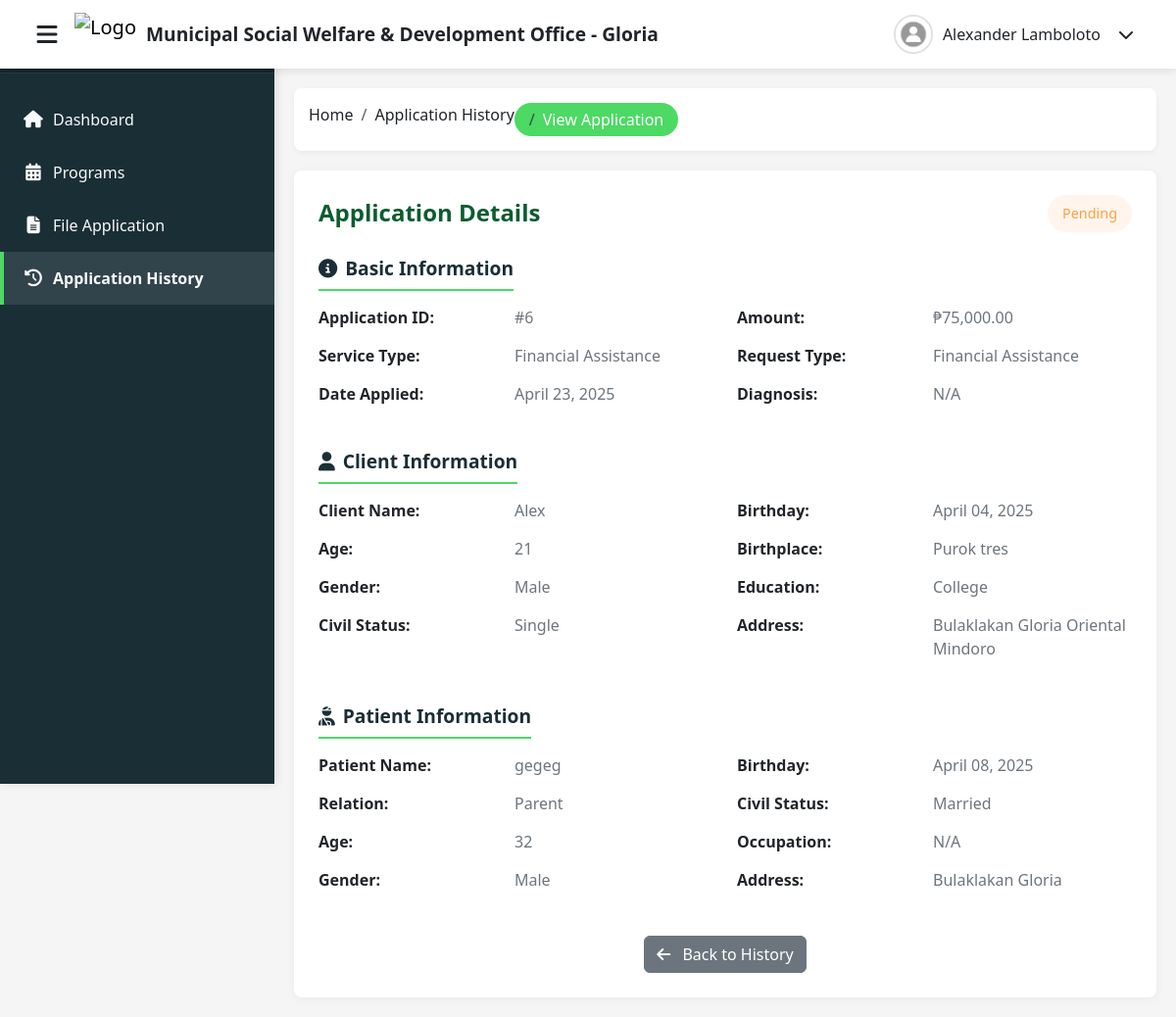
The page /view_user_application.php?id=6 (signed in) on the database its author committed.
### tables this page shows
CREATE TABLE `user_form` (
  `id` int(255) NOT NULL,
  `name` varchar(255) NOT NULL,
  `email` varchar(255) NOT NULL,
  `password` varchar(255) NOT NULL,
  `user_type` varchar(255) NOT NULL DEFAULT 'user'
);

CREATE TABLE `application_requests` (
  `id` int(11) NOT NULL,
  `user_id` int(11) NOT NULL,
  `request_purpose` varchar(100) NOT NULL,
  `client_name` varchar(255) NOT NULL,
  `client_age` int(3) NOT NULL,
  `client_gender` varchar(20) NOT NULL,
  `client_civil_status` varchar(50) NOT NULL,
  `client_birthday` date NOT NULL,
  `client_birthplace` varchar(255) NOT NULL,
  `client_education` varchar(100) NOT NULL,
  `client_address` text NOT NULL,
  `application_date` date NOT NULL,
  `request_type` varchar(100) NOT NULL,
  `patient_name` varchar(255) DEFAULT NULL,
  `relation_to_patient` varchar(50) DEFAULT NULL,
  `relation_other` varchar(100) DEFAULT NULL,
  `patient_birthday` date DEFAULT NULL,
  `patient_age` int(3) DEFAULT NULL,
  `patient_gender` varchar(20) DEFAULT NULL,
  `patient_civil_status` varchar(50) DEFAULT NULL,
  `patient_birthplace` varchar(255) DEFAULT NULL,
  `patient_education` varchar(100) DEFAULT NULL,
  `patient_occupation` varchar(255) DEFAULT NULL,
  `patient_religion` varchar(100) DEFAULT NULL,
  `patient_address` text DEFAULT NULL,
  `same_as_client_address` tinyint(1) DEFAULT 0,
  `amount` decimal(10,2) DEFAULT NULL,
  `diagnosis` text DEFAULT NULL,
  `id_type` varchar(100) DEFAULT NULL,
  `id_file_path` varchar(255) DEFAULT NULL,
  `status` varchar(50) DEFAULT 'Pending',
  `created_at` timestamp NOT NULL DEFAULT current_timestamp(),
  `updated_at` timestamp NOT NULL DEFAULT current_timestamp() ON UPDATE current_timestamp(),
  `viewed` tinyint(1) NOT NULL DEFAULT 0
);

### view_user_application.php (the view, shortened to what this page needs)
<?php
@include 'config.php';
$user_id = $_SESSION['user_id'];
$user_name = isset($_SESSION['user_name']) ? $_SESSION['user_name'] : "Unknown User";
try {
    $sql = "SELECT name FROM user_form WHERE id = ?";
    $stmt = $conn->prepare($sql);
    $stmt->bind_param("i", $user_id);
    $stmt->execute();
    $result = $stmt->get_result();
    if ($row = $result->fetch_assoc()) {
        $user_name = $row['name'];
    }
} catch (Exception $e) {
}
$application_id = $_GET['id'];
$application = null;
try {
    $sql = "SELECT * FROM application_requests WHERE id = ? AND user_id = ?";
    $stmt = $conn->prepare($sql);
    $stmt->bind_param("ii", $application_id, $user_id);
    $stmt->execute();
    $result = $stmt->get_result();
    if ($result->num_rows > 0) {
        $application = $result->fetch_assoc();
    } else {
        header('location:application_history.php');
        exit();
    }
} catch (Exception $e) {
    header('location:application_history.php');
    exit();
}
?>
<!DOCTYPE html>
<html lang="en">
<head>
    <link href="https://cdn.jsdelivr.net/npm/bootstrap@5.3.2/dist/css/bootstrap.min.css" rel="stylesheet">
    <link rel="stylesheet" href="https://cdnjs.cloudflare.com/ajax/libs/font-awesome/6.4.2/css/all.min.css">
</head>
<body>
<div class="sidebar" id="sidebar">
    <div class="sidebar-title">
    </div>
    <ul class="sidebar-menu">
        <li><a href="user_page.php"><i class="fas fa-home"></i> Dashboard</a></li>
        <li><a href="programs.php"><i class="fas fa-calendar-alt"></i> Programs</a></li>
        <li><a href="file_application.php"><i class="fas fa-file-alt"></i> File Application</a></li>
        <li class="active"><a href="application_history.php"><i class="fas fa-history"></i> Application History</a></li>
    </ul>
</div>
<nav class="navbar navbar-expand-lg fixed-top">
    <div class="container-fluid">
        <button id="menu-toggle" class="menu-toggle me-2">
            <i class="fas fa-bars"></i>
        </button>
        <div class="navbar-brand">
            <img src="/useradmin/img/mswdologo.png" alt="Logo">
            <h1>Municipal Social Welfare & Development Office - Gloria</h1>
        </div>
        <div class="ms-auto d-flex align-items-center">
            <div class="dropdown">
                <div class="user-profile" id="user-profile" data-bs-toggle="dropdown" aria-expanded="false">
                    <img src="img/prof.jpg" alt="User">
                    <span><?php echo htmlspecialchars($user_name, ENT_QUOTES, 'UTF-8'); ?></span>
                    <i class="fas fa-chevron-down ms-2"></i>
                </div>
            </div>
        </div>
    </div>
</nav>
<div class="content-wrapper" id="content-wrapper">
    <nav aria-label="breadcrumb">
        <ol class="breadcrumb">
            <li class="breadcrumb-item"><a href="user_page.php">Home</a></li>
            <li class="breadcrumb-item"><a href="application_history.php">Application History</a></li>
            <li class="breadcrumb-item active">View Application</li>
        </ol>
    </nav>
    <div class="content">
        <div class="application-header">
            <h2 class="application-title">Application Details</h2>
            <span class="status-badge status-<?php echo strtolower($application['status'] ?? 'pending'); ?>">
                <?php echo $application['status'] ?? 'Pending'; ?>
            </span>
        </div>
        <div class="detail-section">
            <h4><i class="fas fa-info-circle me-2"></i>Basic Information</h4>
            <div class="row">
                <div class="col-md-6">
                    <div class="detail-row">
                        <div class="detail-label">Application ID:</div>
                        <div class="detail-value">#<?php echo $application['id']; ?></div>
                    </div>
                    <div class="detail-row">
                        <div class="detail-label">Service Type:</div>
                        <div class="detail-value"><?php echo htmlspecialchars($application['request_purpose']); ?></div>
                    </div>
                    <div class="detail-row">
                        <div class="detail-label">Date Applied:</div>
                        <div class="detail-value"><?php echo date('F d, Y', strtotime($application['application_date'])); ?></div>
                    </div>
                </div>
                <div class="col-md-6">
                    <div class="detail-row">
                        <div class="detail-label">Amount:</div>
                        <div class="detail-value">₱<?php echo number_format($application['amount'], 2); ?></div>
                    </div>
                    <div class="detail-row">
                        <div class="detail-label">Request Type:</div>
                        <div class="detail-value"><?php echo htmlspecialchars($application['request_type']); ?></div>
                    </div>
                    <div class="detail-row">
                        <div class="detail-label">Diagnosis:</div>
                        <div class="detail-value"><?php echo htmlspecialchars($application['diagnosis'] ?: 'N/A'); ?></div>
                    </div>
                </div>
            </div>
        </div>
        <div class="detail-section">
            <h4><i class="fas fa-user me-2"></i>Client Information</h4>
            <div class="row">
                <div class="col-md-6">
                    <div class="detail-row">
                        <div class="detail-label">Client Name:</div>
                        <div class="detail-value"><?php echo htmlspecialchars($application['client_name']); ?></div>
                    </div>
                    <div class="detail-row">
                        <div class="detail-label">Age:</div>
                        <div class="detail-value"><?php echo $application['client_age']; ?></div>
                    </div>
                    <div class="detail-row">
                        <div class="detail-label">Gender:</div>
                        <div class="detail-value"><?php echo htmlspecialchars($application['client_gender']); ?></div>
                    </div>
                    <div class="detail-row">
                        <div class="detail-label">Civil Status:</div>
                        <div class="detail-value"><?php echo htmlspecialchars($application['client_civil_status']); ?></div>
                    </div>
                </div>
                <div class="col-md-6">
                    <div class="detail-row">
                        <div class="detail-label">Birthday:</div>
                        <div class="detail-value"><?php echo date('F d, Y', strtotime($application['client_birthday'])); ?></div>
                    </div>
                    <div class="detail-row">
                        <div class="detail-label">Birthplace:</div>
                        <div class="detail-value"><?php echo htmlspecialchars($application['client_birthplace']); ?></div>
                    </div>
                    <div class="detail-row">
                        <div class="detail-label">Education:</div>
                        <div class="detail-value"><?php echo htmlspecialchars($application['client_education']); ?></div>
                    </div>
                    <div class="detail-row">
                        <div class="detail-label">Address:</div>
                        <div class="detail-value"><?php echo htmlspecialchars($application['client_address']); ?></div>
                    </div>
                </div>
            </div>
        </div>
        <?php if (!empty($application['patient_name'])): ?>
        <div class="detail-section">
            <h4><i class="fas fa-user-injured me-2"></i>Patient Information</h4>
            <div class="row">
                <div class="col-md-6">
                    <div class="detail-row">
                        <div class="detail-label">Patient Name:</div>
                        <div class="detail-value"><?php echo htmlspecialchars($application['patient_name']); ?></div>
                    </div>
                    <div class="detail-row">
                        <div class="detail-label">Relation:</div>
                        <div class="detail-value">
                            <?php
                            echo htmlspecialchars($application['relation_to_patient']);
                            ?>
                        </div>
                    </div>
                    <div class="detail-row">
                        <div class="detail-label">Age:</div>
                        <div class="detail-value"><?php echo $application['patient_age']; ?></div>
                    </div>
                    <div class="detail-row">
                        <div class="detail-label">Gender:</div>
                        <div class="detail-value"><?php echo htmlspecialchars($application['patient_gender']); ?></div>
                    </div>
                </div>
                <div class="col-md-6">
                    <div class="detail-row">
                        <div class="detail-label">Birthday:</div>
                        <div class="detail-value"><?php echo !empty($application['patient_birthday']) ? date('F d, Y', strtotime($application['patient_birthday'])) : 'N/A'; ?></div>
                    </div>
                    <div class="detail-row">
                        <div class="detail-label">Civil Status:</div>
                        <div class="detail-value"><?php echo htmlspecialchars($application['patient_civil_status'] ?: 'N/A'); ?></div>
                    </div>
                    <div class="detail-row">
                        <div class="detail-label">Occupation:</div>
                        <div class="detail-value"><?php echo htmlspecialchars($application['patient_occupation'] ?: 'N/A'); ?></div>
                    </div>
                    <div class="detail-row">
                        <div class="detail-label">Address:</div>
                        <div class="detail-value"><?php echo htmlspecialchars($application['patient_address'] ?: 'N/A'); ?></div>
                    </div>
                </div>
            </div>
        </div>
        <?php endif; ?>
        <div class="text-center mt-4">
            <a href="application_history.php" class="btn btn-secondary">
                <i class="fas fa-arrow-left me-2"></i> Back to History
            </a>
        </div>
    </div>
</div>
</body>
</html>

### view_user_application.php (style rules this page uses)
:root { --primary-color: #1a2e36; --secondary-color: #0c5c2f; --accent-color: #4cd964; --light-bg: #f8f9fa; --dark-text: #212529; --light-text: #f8f9fa; --border-color: #dee2e6; }
body { font-family: 'Segoe UI', Tahoma, Geneva, Verdana, sans-serif; background-color: #f5f5f5; overflow-x: hidden; }
.sidebar { width: 280px; background-color: var(--primary-color); color: var(--light-text); height: 100vh; position: fixed; left: 0; top: 0; transition: all 0.3s ease; z-index: 1000; box-shadow: 2px 0 10px rgba(0, 0, 0, 0.1); }
.sidebar-title { padding: 20px; font-size: 1.4rem; font-weight: bold; background-color: rgba(0, 0, 0, 0.2); border-bottom: 1px solid rgba(255, 255, 255, 0.1); display: flex; align-items: center; gap: 10px; }
.sidebar-menu { list-style: none; padding: 0; margin: 20px 0; }
.sidebar-menu li { transition: all 0.3s ease; }
.sidebar-menu li a { padding: 15px 20px; display: flex; align-items: center; color: var(--light-text); text-decoration: none; transition: all 0.3s ease; border-left: 4px solid transparent; }
.sidebar-menu li.active a { background-color: rgba(255, 255, 255, 0.1); border-left-color: var(--accent-color); font-weight: 600; }
.sidebar-menu li i { margin-right: 10px; width: 20px; text-align: center; font-size: 1.1rem; }
.navbar { background-color: #fff; box-shadow: 0 2px 10px rgba(0, 0, 0, 0.1); padding: 0.5rem 1rem; height: 70px; }
.navbar-brand { display: flex; align-items: center; gap: 10px; }
.navbar-brand img { height: 45px; }
.navbar-brand h1 { font-size: 1.2rem; margin-bottom: 0; color: var(--dark-text); font-weight: 600; }
.menu-toggle { background: none; border: none; color: var(--dark-text); font-size: 1.5rem; cursor: pointer; width: 40px; height: 40px; display: flex; align-items: center; justify-content: center; border-radius: 50%; transition: all 0.3s ease; }
.user-profile { display: flex; align-items: center; gap: 10px; cursor: pointer; padding: 5px 15px; border-radius: 50px; transition: all 0.3s ease; }
.user-profile img { width: 40px; height: 40px; border-radius: 50%; object-fit: cover; border: 2px solid var(--border-color); }
.user-profile span { font-weight: 500; }
.content-wrapper { margin-left: 280px; padding: 20px; transition: all 0.3s ease; min-height: calc(100vh - 70px); margin-top: 70px; }
.breadcrumb { background-color: #fff; border-radius: 8px; box-shadow: 0 2px 5px rgba(0, 0, 0, 0.05); padding: 15px; margin-bottom: 20px; }
.breadcrumb-item a { color: var(--dark-text); text-decoration: none; }
.breadcrumb-item.active { background-color: var(--accent-color); color: white; padding: 5px 15px; border-radius: 20px; font-weight: 500; }
.content { background-color: #fff; border-radius: 8px; box-shadow: 0 2px 10px rgba(0, 0, 0, 0.05); padding: 25px; }
.status-badge { padding: 8px 15px; border-radius: 20px; font-size: 0.9rem; font-weight: 500; display: inline-block; }
.status-pending { background-color: rgba(255, 159, 67, 0.1); color: #ff9f43; }
.application-header { display: flex; justify-content: space-between; align-items: center; margin-bottom: 25px; flex-wrap: wrap; gap: 15px; }
.application-title { font-size: 1.5rem; font-weight: 700; color: var(--secondary-color); margin: 0; }
.detail-section { margin-bottom: 30px; }
.detail-section h4 { font-size: 1.2rem; font-weight: 600; color: var(--primary-color); margin-bottom: 15px; padding-bottom: 10px; border-bottom: 2px solid var(--accent-color); display: inline-block; }
.detail-row { display: flex; margin-bottom: 15px; flex-wrap: wrap; }
.detail-label { width: 200px; font-weight: 600; color: var(--dark-text); }
.detail-value { flex: 1; color: #6c757d; }

### rows shown on the page
user_form: name "Alexander Lamboloto"
application_requests: status "Pending", id "6", request_purpose "Financial Assistance", application_date "April 23, 2025", amount "75,000.00", request_type "Financial Assistance", diagnosis "N/A", client_name "Alex", client_age "21", client_gender "Male", client_civil_status "Single", client_birthday "April 04, 2025", client_birthplace "Purok tres", client_education "College", client_address "Bulaklakan Gloria Oriental Mindoro", patient_name "gegeg", relation_to_patient "Parent", patient_age "32", patient_gender "Male", patient_birthday "April 08, 2025", patient_civil_status "Married", patient_occupation "N/A", patient_address "Bulaklakan Gloria"
